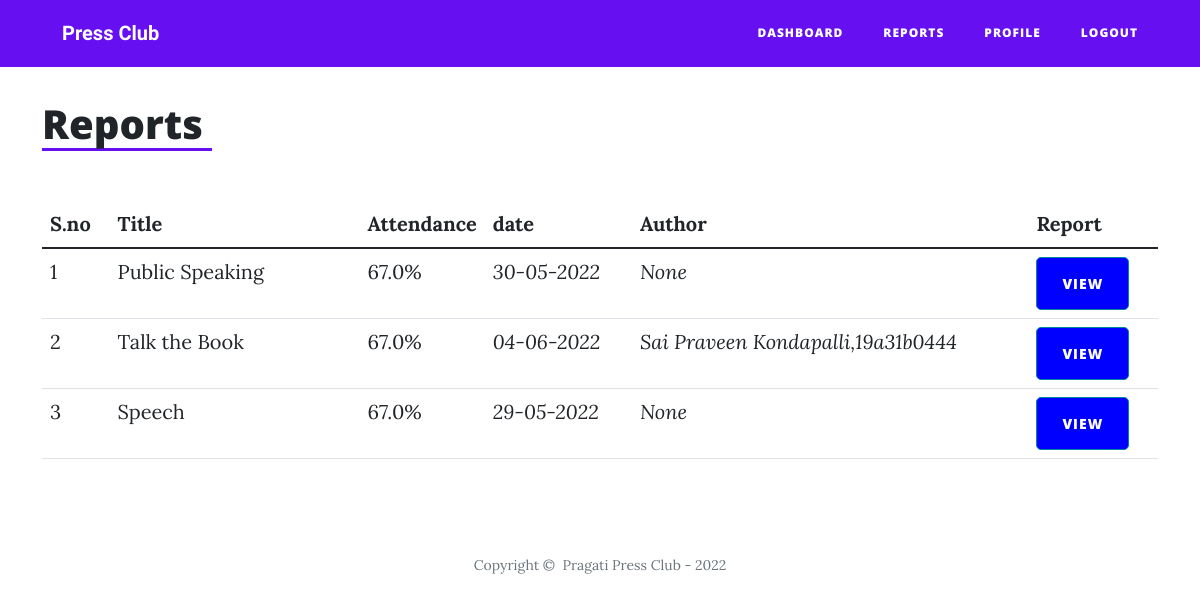
Page /reports (signed in) on the earlier database version.
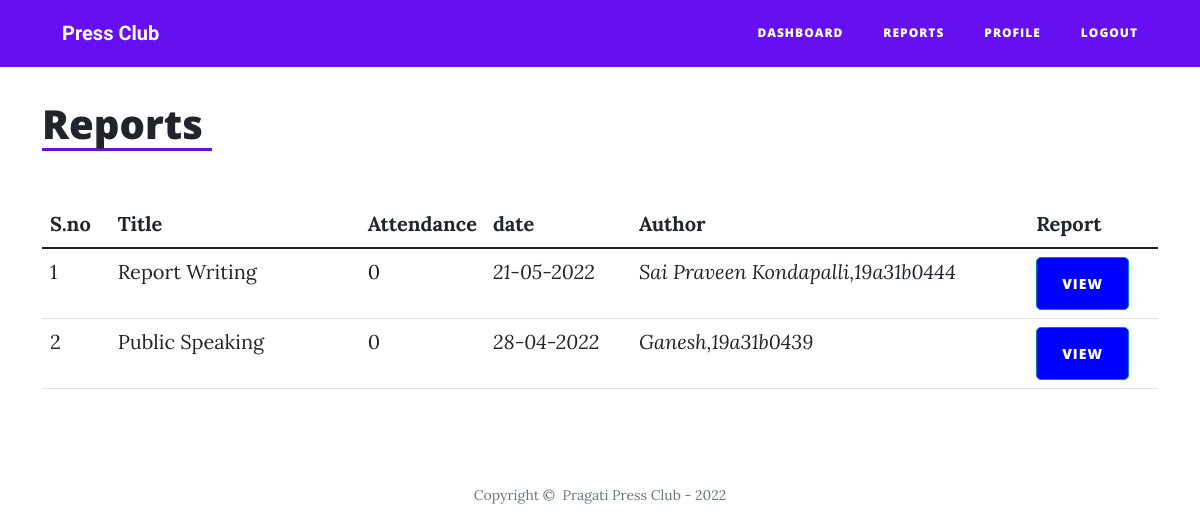
Same page on the later database version.
### project/models.py (models this page shows)
class Events(db.Model):
    __tablename__ = 'events'
    meeting_id = db.Column(db.Integer, primary_key=True, unique=True, nullable=False)
    title = db.Column(db.String(60), nullable=False)
    date = db.Column(db.String(20), nullable=False, unique=True)
    time = db.Column(db.String(20), nullable=False)
    venue = db.Column(db.String(60), nullable=False)
    author = db.Column(db.String(60))
    report = db.Column(db.String())
    image = db.Column(db.String(60))
    attendance = db.Column(db.Integer, default=0)

### project/report_routes.py (the view)
@app.route('/reports', methods=['GET', 'POST'])
def reports():
    events = Events.query.order_by(Events.meeting_id.desc()).all()
    if current_user.is_authenticated:
        if current_user.type == "coordinator":
            return render_template('coordinator/reports.html', events=events)
        elif current_user.type == "admin":
            return render_template('admin/reports.html', events=events)
        elif current_user.type == "student":
            return render_template('student/reports.html', events=events)
    else:
        return render_template('reports.html', events=events)

### project/models.py (called while the page is built)
@login_manager.user_loader
def load_user(user_id):
    return User.query.get(user_id)

### project/templates/student/reports.html (shortened to what this page needs)
{% extends "student/student_base.html" %}
{% block content %}
<div class="container" style="margin-top: 100px;">
        <h1 style="border-bottom-style: solid;border-bottom-color: var(--bs-indigo);width: 170px;">Reports</h1>
    </div>
    <div class="container" style="margin-top: 50px;">
        <div class="table-responsive" style="margin-top: 50px;">
            <table class="table">
                <thead>
                    <tr>
                        <th>S.no</th>
                        <th>Title</th>
                        <th>Attendance</th>
                        <th>date</th>
                        <th>Author</th>
                        <th>Report</th>
                    </tr>
                </thead>
                <tbody>
                {% for x  in range  (events|length) %}
                    <tr>
                        <td>{{x+1}}</td>
                        <td style="width: 250px;">{{events[x].title}}</td>
                        <td style="width: 50px;">{{events[x].attendance}}</td>
                        <td><em>{{events[x].date}}</em></td>
                        <td><em>{{events[x].author}}</em></td>
                        {% if events[x].report != null %}
                        <td><a href="/view_report/{{events[x].meeting_id}}"> <button class="btn btn-primary" type="button" style="border-radius: 5px;background: blue;">view</button></a></td>
                        {% endif %}
                    </tr>
                {% endfor %}
                </tbody>
            </table>
        </div>
    </div>
{% endblock %}

Differences in the rows shown:
removed Events: title "Talk the Book", attendance "67.0%", date "04-06-2022", author "Sai Praveen Kondapalli,19a31b0444"
removed Events: title "Speech", attendance "67.0%", date "29-05-2022", author "None"
added Events: title "Report Writing", attendance "0", date "21-05-2022", author "Sai Praveen Kondapalli,19a31b0444"
Other differences:
new list line: "1 VIEW"
new list line: "2 VIEW"
new list line: "Public Speaking 0 28-04-2022 Ganesh,19a31b0439"
list line gone: "1 VIEW"
list line gone: "Public Speaking 67.0% 30-05-2022 None"
list line gone: "2 VIEW"
list line gone: "3 VIEW"
